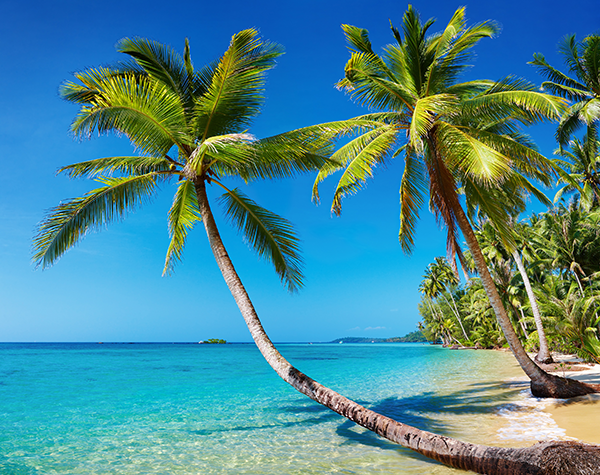
#> input picture 01__Basics/01.12-Histograms/1.12 Histograms/beach.png, 600 x 475 px
$ jupyter execute Histograms.ipynb
#> lines starting #> are read from the running program, lines starting #| are printed output that depends on the picture; after the words box and inside, x2 and y2 are one past the last pixel; in counts of white or black regions, pixels touching at a corner belong together
# So what's a histogram?

It represents the distribution of pixel intensities (whether color or gray- scale) in an image. It can be visualized as a graph (or plot) that gives a high-level intuition of the intensity (pixel value) distribution. We are going to assume a RGB color space in this example, so these pixel values will be in the range of 0 to 255.

When plotting the histogram, the X-axis serves as our “bins.” If we construct a histogram with 256 bins, then we are effectively counting the number of times each pixel value occurs. In contrast, if we use only 2 (equally spaced) bins, then we are counting the number of times a pixel is in the range [0, 128] or [128, 255]. The number of pixels binned to the x-axis value is then plotted on the y-axis.

# Using OpenCV to compute Histograms

We will be using the cv2.calcHist  function to build our histograms. Before we get into any code examples, let’s quickly review the function:

cv2.calcHist(images, channels, mask, histSize, ranges)
* images: This is the image that we want to compute a histogram for. Wrap it as a list: $[myImage]$

* channels: A list of indexes, where we specify the index of the channel we want to compute a histogram for. To compute a histogram of a grayscale image, the list would be [0] . To compute a histogram for all three red, green, and blue channels, the channels list would be [0, 1, 2] .

* mask: Remember learning about masks in Section 1.4.8? Well, here we can supply a mask. If a mask is provided, a histogram will be computed for masked pixels only. If we do not have a mask or do not want to apply one, we can just provide a value of None .

* histSize: This is the number of bins we want to use when computing a histogram. Again, this is a list, one for each channel we are computing a histogram for. The bin sizes do not all have to be the same. Here is an example of 32 bins for each channel: [32, 32, 32] .

* ranges: The range of possible pixel values. Normally, this is [0, 256] (this is not a typo — the ending range of the cv2.calcHist  function is non-inclusive so you’ll want to provide a value of 256 rather than 255) for each channel, but if you are using a color space other than RGB [such as HSV], the ranges might be different.)

[cell 1]
# import the necessary packages
from matplotlib import pyplot as plt
import cv2
import imutils

# load the image and convert it to grayscale
image = cv2.imread("beach.png")
#> image is the input picture: shape (475, 600, 3); mean B, G, R 148.4, 136.5, 73.3
gray  = cv2.cvtColor(image, cv2.COLOR_BGR2GRAY)
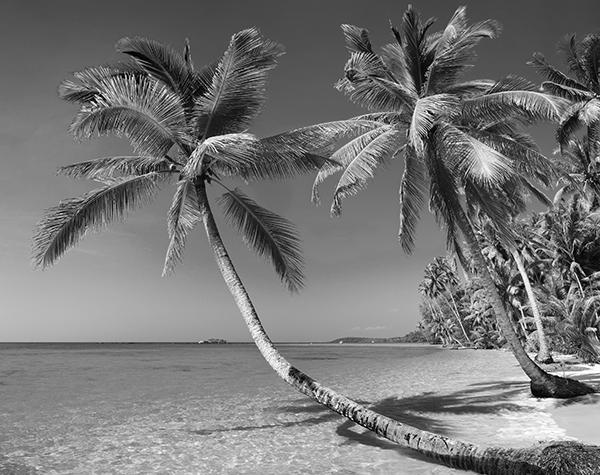
#> gray: shape (475, 600); min 0, max 255, mean 118.9

# construct a grayscale histogram
hist = cv2.calcHist([gray], [0], None, [256], [0, 256])
#> hist = 256 values, max 3566 at index 130, min 28 at index 253, mean 1113.3

# matplotlib expects RGB images so convert and then display the image
# with matplotlib to avoid GUI conflicts/errors (mainly on macOS)
plt.figure()
plt.axis("off")
plt.imshow(cv2.cvtColor(gray, cv2.COLOR_GRAY2RGB))

# normalize the histogram
hist /= hist.sum()
#> hist = 256 values, max 0.0125 at index 130, min 9.82e-05 at index 253, mean 0.00391

# plot the histogram
plt.figure()
plt.title("Grayscale Histogram")
plt.xlabel("Bins")
plt.ylabel("# of Pixels")
plt.plot(hist)
plt.xlim([0, 256])
#> figure, not shown here; curve peaks at x = 130, y = 0.0125

[cell 2]
import numpy as np

# Check that a change in brightness matches a displacement in the histogram

gray2 = gray.copy()

# construct a grayscale histogram
hista = cv2.calcHist([gray], [0], None, [256], [0, 256])
#> hista = 256 values, max 3566 at index 130, min 28 at index 253, mean 1113.3


M = np.ones(gray2.shape, dtype = "uint8") * 4
added = cv2.add(gray2, M)

histb = cv2.calcHist([added], [0], None, [256], [0, 256])
#> histb = 256 values, max 3566 at index 134, min 0 at index 0, mean 1113.3

# normalize the histogram

# matplotlib expects RGB images so convert and then display the image
# with matplotlib to avoid GUI conflicts/errors (mainly on macOS)
plt.figure()
plt.axis("off")
plt.imshow(cv2.cvtColor(gray, cv2.COLOR_GRAY2RGB))
plt.imshow(cv2.cvtColor(added, cv2.COLOR_GRAY2RGB))


# plot the histogram
plt.figure()
plt.title("Grayscale Histogram")
plt.xlabel("Bins")
plt.ylabel("# of Pixels")
plt.plot(hista)
plt.plot(histb)
plt.xlim([0, 256])
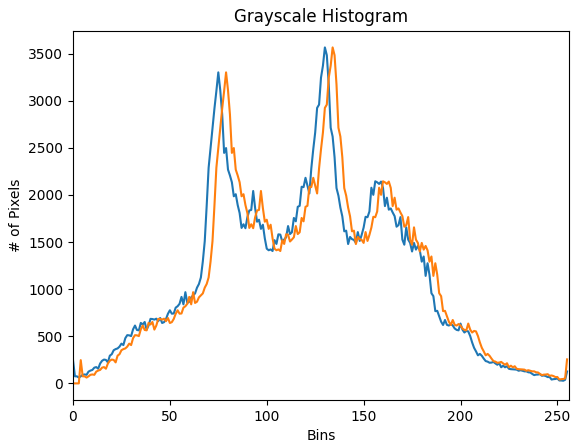
#> figure drawn by matplotlib, 1 panel; curve peaks at x = 130, y = 3566; curve peaks at x = 134, y = 3566

# Color Histograms

[cell 3]
# grab the image channels, initialize the tuple of colors and the figure
chans = cv2.split(image)
colors = ("b", "g", "r")
plt.figure()
plt.title("'Flattened' Color Histogram")
plt.xlabel("Bins")
plt.ylabel("# of Pixels")
# loop over the image channels
for (chan, color) in zip(chans, colors):
	# create a histogram for the current channel and plot it
	hist = cv2.calcHist([chan], [0], None, [256], [0, 256])
	plt.plot(hist, color = color)
	plt.xlim([0, 256])
#> this loop made 3 passes
#> color on passes 1 to 3: 'b', 'g', 'r'
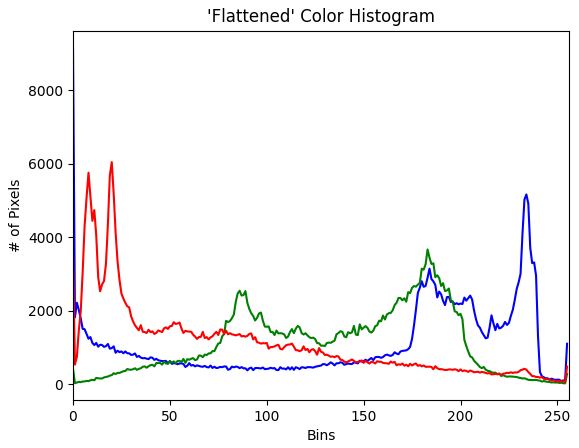
#> figure drawn by matplotlib, 1 panel; curve peaks at x = 0, y = 9163; curve peaks at x = 183, y = 3670; curve peaks at x = 20, y = 6044

[cell 4]
# let's move on to 2D histograms -- we need to reduce the
# number of bins in the histogram from 256 to 32 so we can
# better visualize the results
fig = plt.figure()

# plot a 2D color histogram for green and blue
ax = fig.add_subplot(131)
hist = cv2.calcHist([chans[1], chans[0]], [0, 1], None, [32, 32],	[0, 256, 0, 256])
p = ax.imshow(hist, interpolation="nearest")
ax.set_title("2D Color Histogram for G and B")
plt.colorbar(p)

# plot a 2D color histogram for green and red
ax = fig.add_subplot(132)
hist = cv2.calcHist([chans[1], chans[2]], [0, 1], None, [32, 32],	[0, 256, 0, 256])
p = ax.imshow(hist, interpolation="nearest")
ax.set_title("2D Color Histogram for G and R")
plt.colorbar(p)

# plot a 2D color histogram for blue and red
ax = fig.add_subplot(133)
hist = cv2.calcHist([chans[0], chans[2]], [0, 1], None, [32, 32],	[0, 256, 0, 256])
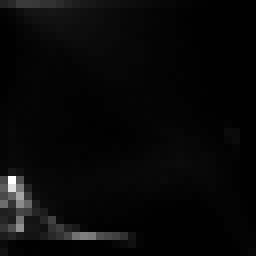
#> hist: shape (32, 32) float32 (shown 8 times larger); min 0, max 8463, mean 278.3; drawn with min black and max white
p = ax.imshow(hist, interpolation="nearest")
ax.set_title("2D Color Histogram for B and R")
plt.colorbar(p)

# finally, let's examine the dimensionality of one of the 2D histograms
print("2D histogram shape: {}, with {} values".format(hist.shape, hist.flatten().shape[0]))
#| 2D histogram shape: (32, 32), with 1024 values
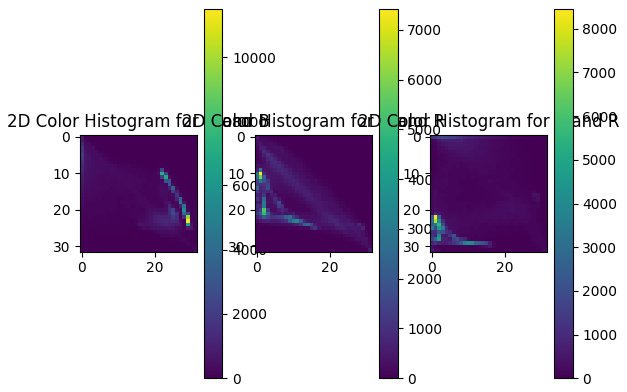
#> figure drawn by matplotlib, 6 panels

[cell 5]
# our 2D histogram could only take into account 2 out of the 3
# channels in the image so now let's build a 3D color histogram
# (utilizing all channels) with 8 bins in each direction -- we
# can't plot the 3D histogram, but the theory is exactly like
# that of a 2D histogram, so we'll just show the shape of the
# histogram
hist = cv2.calcHist(image, [0, 1, 2], None, [8, 8, 8], [0, 256, 0, 256, 0, 256])

print("3D histogram shape: {}, with {} values".format(
	hist.shape, hist.flatten().shape[0]))
#| 3D histogram shape: (8, 8, 8), with 512 values

# display the image with matplotlib to avoid GUI conflicts on macOS
plt.figure()
plt.axis("off")
plt.imshow(imutils.opencv2matplotlib(image))

# show our plots
plt.show()

# Equalize

[cell 6]
# apply histogram equalization to stretch the contrast of our image
eq = cv2.equalizeHist(gray)
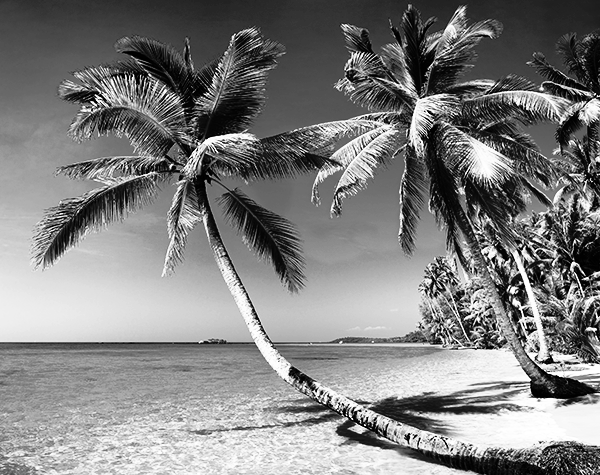
#> eq: shape (475, 600); min 0, max 255, mean 128.2

# show our images. Notice how the contrast of the second image has been stretched
plt.figure()
plt.imshow(cv2.cvtColor(gray, cv2.COLOR_GRAY2RGB))
plt.figure()
plt.imshow(cv2.cvtColor(eq, cv2.COLOR_GRAY2RGB))


# you can check that the equalization stretches the histogram>

hist_in  = cv2.calcHist([gray], [0], None, [256], [0, 256])
#> hist_in has the same summary as hista
hist_out = cv2.calcHist([eq],   [0], None, [256], [0, 256])
#> hist_out = 256 values, max 3566 at index 149, min 0 at index 33, mean 1113.3

# plot the histogram
plt.figure()
plt.title("Grayscale Histogram")
plt.xlabel("Bins")
plt.ylabel("# of Pixels")
plt.plot(hist_in)
plt.plot(hist_out)
plt.xlim([0, 256])
#> Out = (0, 256)
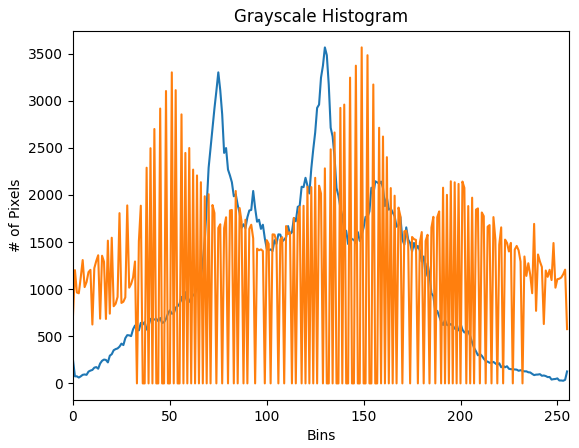
#> figure drawn by matplotlib, 1 panel; curve peaks at x = 130, y = 3566; curve peaks at x = 149, y = 3566

# Histogram with mask

[cell 7]
# import the necessary packages
from matplotlib import pyplot as plt
import numpy as np
import cv2

def plot_histogram(image, title, mask=None):
	# grab the image channels, initialize the tuple of colors and the figure
#> called with title = 'Histogram for Original Image'
	chans = cv2.split(image)
	colors = ("b", "g", "r")
	plt.figure()
	plt.title(title)
	plt.xlabel("Bins")
	plt.ylabel("# of Pixels")

	# loop over the image channels
	for (chan, color) in zip(chans, colors):
		# create a histogram for the current channel and plot it
		hist = cv2.calcHist([chan], [0], mask, [256], [0, 256])
		plt.plot(hist, color=color)
		plt.xlim([0, 256])


# load the beach image and plot a histogram for it
image = cv2.imread("beach.png")
plot_histogram(image, "Histogram for Original Image")
#> figure, not shown here; curve peaks at x = 0, y = 9163; curve peaks at x = 183, y = 3670; curve peaks at x = 20, y = 6044

[cell 8]
# construct a mask for our image -- our mask will be BLACK for regions
# we want to IGNORE and WHITE for regions we want to EXAMINE
our_mask = np.zeros(image.shape[:2], dtype="uint8")
cv2.rectangle(our_mask, (60, 290), (210, 390), 255, -1)
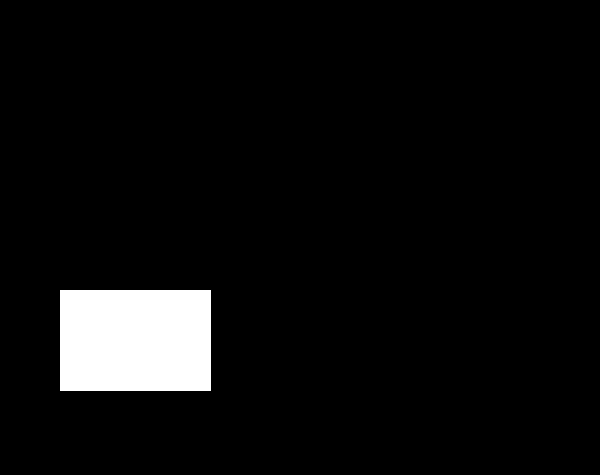
#> our_mask: shape (475, 600); 5.4% white; 1 white region, box (x1, y1, x2, y2) and area: (60, 290, 211, 391) 15251
plt.figure()
plt.imshow(cv2.cvtColor(our_mask, cv2.COLOR_GRAY2RGB))

# what does masking our image look like?
masked = cv2.bitwise_and(image, image, mask=our_mask)
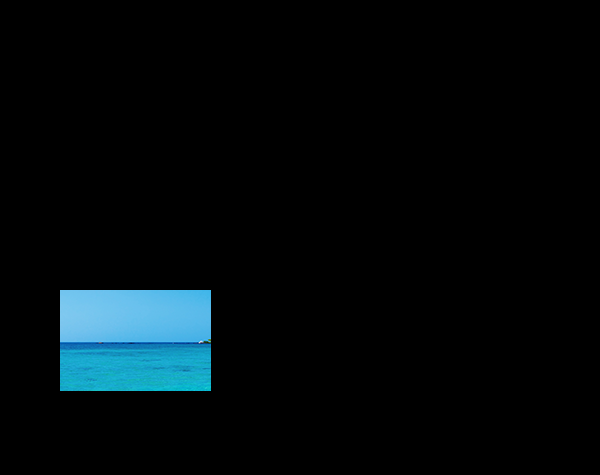
#> masked: shape (475, 600, 3); mean B, G, R 11.6, 9.4, 3.2
plt.figure()
plt.imshow(cv2.cvtColor(masked, cv2.COLOR_BGR2RGB))

[cell 9]
# compute a histogram for our image, but we'll only include pixels in
# the masked region
plot_histogram(image, "Histogram for Masked Image", mask=our_mask)
#> the loop in plot_histogram (call 2), `for (chan, color) in zip(chans, colors):` made 3 passes
# show our plots
plt.show()
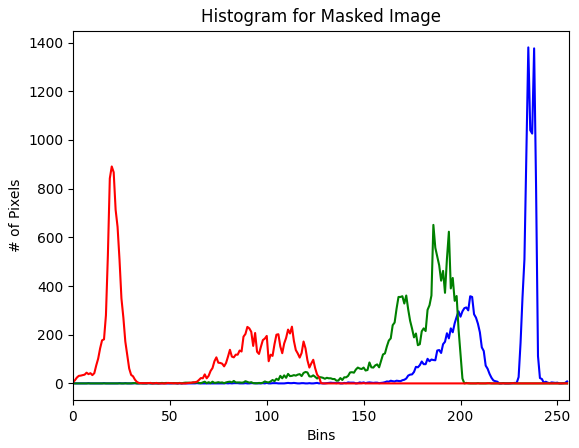
#> figure drawn by matplotlib, 1 panel; curve peaks at x = 235, y = 1380; curve peaks at x = 186, y = 651; curve peaks at x = 20, y = 891
